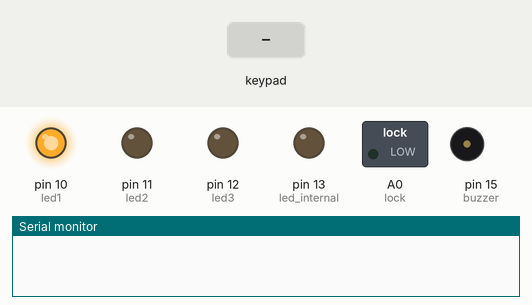
Recording of a sketch running on a simulated Arduino Uno, built with avr-gcc and run on an emulated ATmega328P. Shown: switched loads named in the sketch (green lamp = pin HIGH), output pins drawn as LEDs (lit = HIGH), buzzer (waves = sounding, pin HIGH), the last lines printed to the serial monitor. Dashed ring = blinking. The inputs (shaded band) are chosen by the test bench.

Above: at 1.2 s.
1.3 s: keypad keys 5 4 3 2 pressed 0.4 s apart
At 1.93 s:
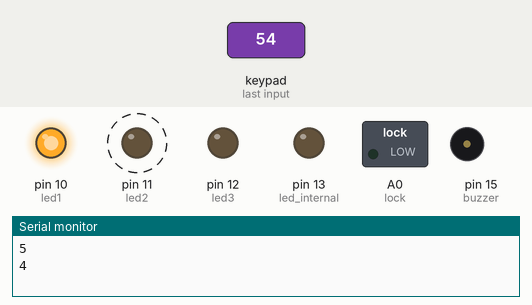
4.4 s: key 'A' pressed
At 5.0 s:
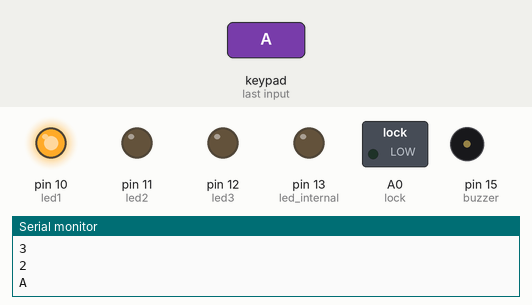
5.9 s: keypad keys 5 4 3 2 # pressed 0.4 s apart
At 8.07 s:
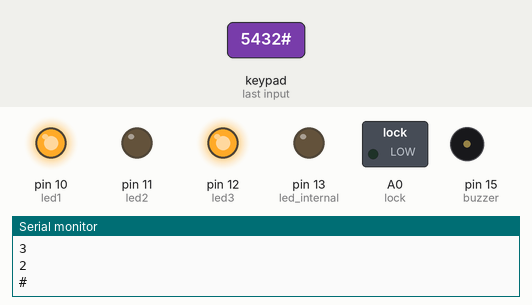
10.0 s: key 'B' pressed
At 10.5 s:
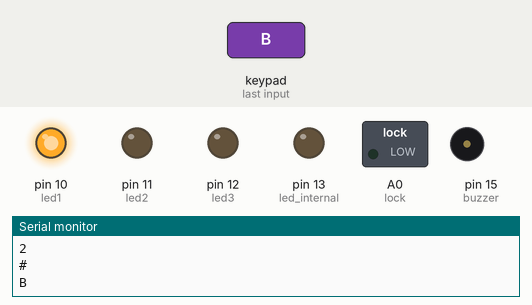
11.5 s: key 'C' pressed
At 12.7 s:
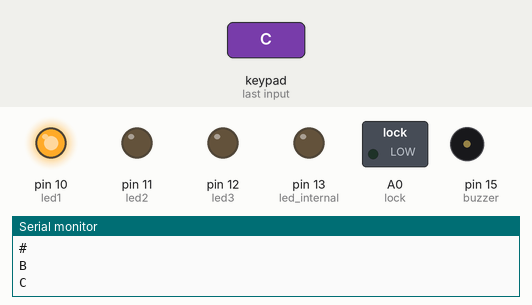
13.0 s: keypad keys 5 4 3 2 * pressed 0.4 s apart
At 13.63 s:
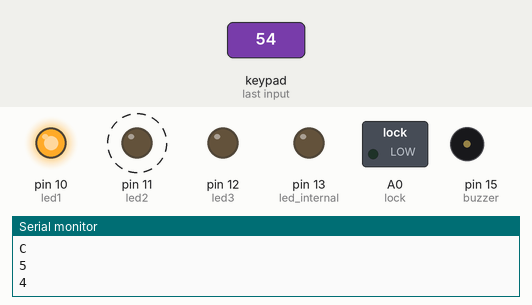
Timing chart, 0 to 16.2 s (numbered marks = the images above; inputs shaded):
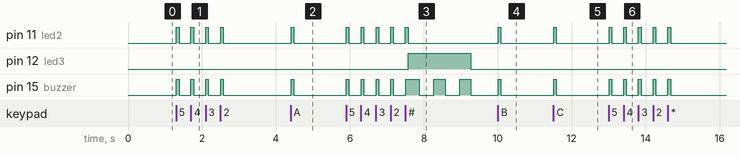

Measured:
- after the input at 1.3 s, pin 11 (led2), pin 15 (buzzer): alternates HIGH for 0.07 s and LOW for 0.33 s, 8 changes in all, then stays LOW, starting at once
- after the input at 4.4 s, pin 11 (led2), pin 15 (buzzer): LOW → HIGH at once, → LOW 0.07 s later
- after the input at 5.9 s, pin 11 (led2): alternates HIGH for 0.07 s and LOW for 0.33 s, 10 changes in all, then stays LOW, starting at once; pin 12 (led3): LOW → HIGH after 1.7 s, → LOW 1.7 s later; pin 15 (buzzer): goes 4 × (HIGH 0.07 s, LOW 0.33 s), HIGH 0.37 s, LOW 0.40 s, HIGH 0.30 s, LOW 0.40 s, HIGH 0.30 s, then LOW, starting at once
- after the input at 10.0 s, pin 11 (led2), pin 15 (buzzer): LOW → HIGH at once, → LOW 0.07 s later
- after the input at 11.5 s, pin 11 (led2), pin 15 (buzzer): LOW → HIGH at once, → LOW 0.07 s later
- after the input at 13.0 s, pin 11 (led2), pin 15 (buzzer): alternates HIGH for 0.07 s and LOW for 0.33 s, 10 changes in all, then stays LOW, starting at once

The sketch:

case.ino
```cpp
/*
Коды кейсы:
1) 1311410000 //
2) 1210181210 //
3) 1216173070 //
4) 1916135120 //
5) 1462011313 //
6) 1920615100 //
7) 1210511329 //
8) 1416273000 //
9) 2561820780 //
10) 1912101500 //
 */

#include <Keypad.h>

int led1 = 10;
int led2 = 11;
int led3 = 12;
#define lock A0
int led_internal = 13;

int buzzer = 15;
int flag = 0;
int flag_true = 0;
int flag_false = 0;

char char1 = '1';
char char2 = '9';
char char3 = '1';
char char4 = '2';
char char5 = '1';
char char6 = '0';
char char7 = '1';
char char8 = '5';
char char9 = '0';
char char10 = '0';

const byte ROWS = 4; //four rows
const byte COLS = 4; //four columns
//define the cymbols on the buttons of the keypads
char hexaKeys[ROWS][COLS] = {
  {'1','2','3','A'},
  {'4','5','6','B'},
  {'7','8','9','C'},
  {'*','0','#','D'}
};
byte rowPins[ROWS] = {5, 4, 3, 2}; //connect to the row pinouts of the keypad
byte colPins[COLS] = {9, 8, 7, 6}; //connect to the column pinouts of the keypad


Keypad customKeypad = Keypad( makeKeymap(hexaKeys), rowPins, colPins, ROWS, COLS);

void setup(){
  Serial.begin(9600);
  pinMode(led1,OUTPUT);
  pinMode(led2,OUTPUT);
  pinMode(led3,OUTPUT);
  pinMode(lock,OUTPUT);
  pinMode(led_internal, OUTPUT);
  pinMode(buzzer,OUTPUT);
  digitalWrite(led_internal, LOW);

  digitalWrite(lock,LOW);
  digitalWrite(led1,HIGH);
}

void loop(){
  char pressed=customKeypad.getKey();

 if(flag_true==0){                       //первый символ кода
   if(pressed==char1){
      flag_true=1;

   }
 }
  if(flag_true==1){                     //второй
   if(pressed==char2){
      flag_true=2;
   }
 }
 if(flag_true==2){                     //третий
   if(pressed==char3){
      flag_true=3;
   }
 }
 if(flag_true==3){                     //четвертый
   if(pressed==char4){
      flag_true=4;
   }
 }
 if(flag_true==4){                     //5
   if(pressed==char5){
      flag_true=5;
   }
 }
 if(flag_true==5){                     //6
   if(pressed==char6){
      flag_true=6;
   }
 }
 if(flag_true==6){                     //7
   if(pressed==char7){
      flag_true=7;
   }
 }
 if(flag_true==7){                     //8
   if(pressed==char8){
      flag_true=8;
   }
 }
 if(flag_true==8){                     //9
   if(pressed==char9){
      flag_true=9;
   }
 }
 if(flag_true==9){                     //10
   if(pressed==char10){
      flag_true=10;
   }
 }
  if(pressed!='\0'){
    flag++;

    Serial.println(pressed);
    digitalWrite(led2, HIGH);
    digitalWrite(buzzer, HIGH);
    delay(70);
    digitalWrite(led2, LOW);
    digitalWrite(buzzer, LOW);

  }
 if(flag==10){
  if(flag_true==10){
      digitalWrite(lock,HIGH);
      digitalWrite(led2,HIGH);

      digitalWrite(buzzer, HIGH);
      delay(50);
      digitalWrite(buzzer, LOW);
      delay(50);
      digitalWrite(buzzer, HIGH);
      delay(100);
      digitalWrite(buzzer, LOW);

      delay(2000);
      digitalWrite(lock,LOW);
      digitalWrite(led2,LOW);
      flag = 0;
      flag_true = 0;
      flag_false = 0;
  }
  else if(flag_true!=10){
      digitalWrite(led3,HIGH);

      digitalWrite(buzzer, HIGH);
      delay(300);
      digitalWrite(buzzer, LOW);
      delay(400);
      digitalWrite(buzzer, HIGH);
      delay(300);
      digitalWrite(buzzer, LOW);
      delay(400);
      digitalWrite(buzzer, HIGH);
      delay(300);
      digitalWrite(buzzer, LOW);

      digitalWrite(led3,LOW);
      flag = 0;
      flag_true = 0;
      flag_false = 0;
  }
 }
}
```
